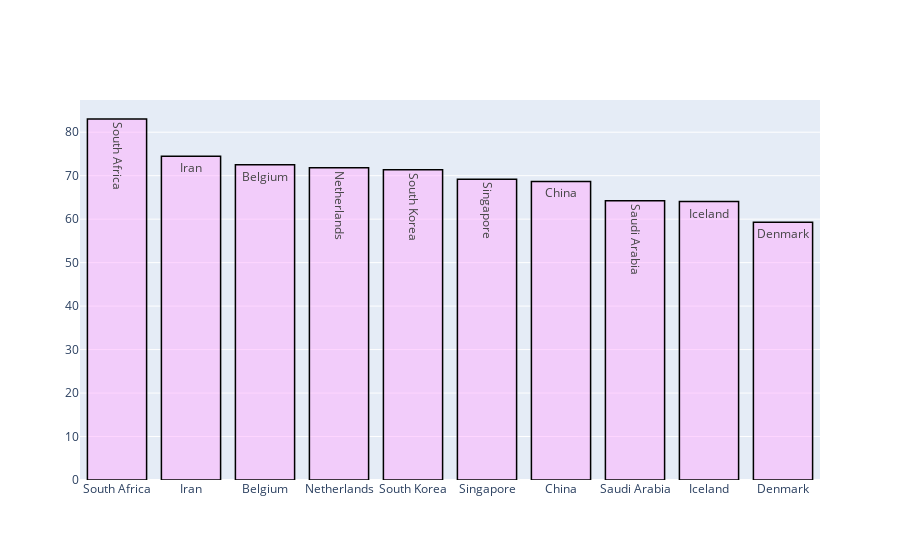

The notebook cell saved with this chart:
### Markdown cell above
<font color='blue'>
1. Quels sont les pays dans lesquels le score universitaire pour le transfert de connaissances se démarque ? Utiliser un ou plusieurs graphique pour justifier votre réponse.
<font color='black'>

### Code cell
# Préparartion des trames de données

dfValue = timesData
dfValue.income = pd.to_numeric(dfValue.income, errors='coerce')

grouped = dfValue.groupby('country')
y=grouped['income'].agg(np.mean).sort_values(ascending=False)[:10]

trace = go.Bar(
                x = y.index.get_level_values(0).tolist(),
                y = y,
                name = "Le score universitaire pour le transfert de connaissances par pays (10 premier )",
                marker = dict(color = 'rgba(255, 174, 255, 0.5)',
                             line = dict(color ='rgb(0,0,0)',width =1.5)),
                text = y.index.get_level_values(0).tolist())

layout = go.Layout(barmode = "group")
fig = go.Figure(data = trace, layout = layout)
iplot(fig)

print ("______")
print("")
print ("Les dix premiers pays dans lesquels le score universitaire pour le transfert de connaissance se démarque sont : ")
print(y.index.get_level_values(0).tolist())
print("")
print ("______")

### Figure 1 — Plotly figure (JSON) as saved in the notebook; plotly's stock layout.template omitted (floating-point values rounded to 4 significant figures)
{"data": [{"marker": {"color": "rgba(255, 174, 255, 0.5)", "line": {"color": "rgb(0,0,0)", "width": 1.5}}, "name": "Le score universitaire pour le transfert de connaissances par pays (10 premier )", "text": ["South Africa", "Iran", "Belgium", "Netherlands", "South Korea", "Singapore", "China", "Saudi Arabia", "Iceland", "Denmark"], "type": "bar", "x": ["South Africa", "Iran", "Belgium", "Netherlands", "South Korea", "Singapore", "China", "Saudi Arabia", "Iceland", "Denmark"], "y": [83.04, 74.44, 72.54, 71.84, 71.36, 69.16, 68.66, 64.25, 64.06, 59.28]}], "layout": {"barmode": "group"}}
